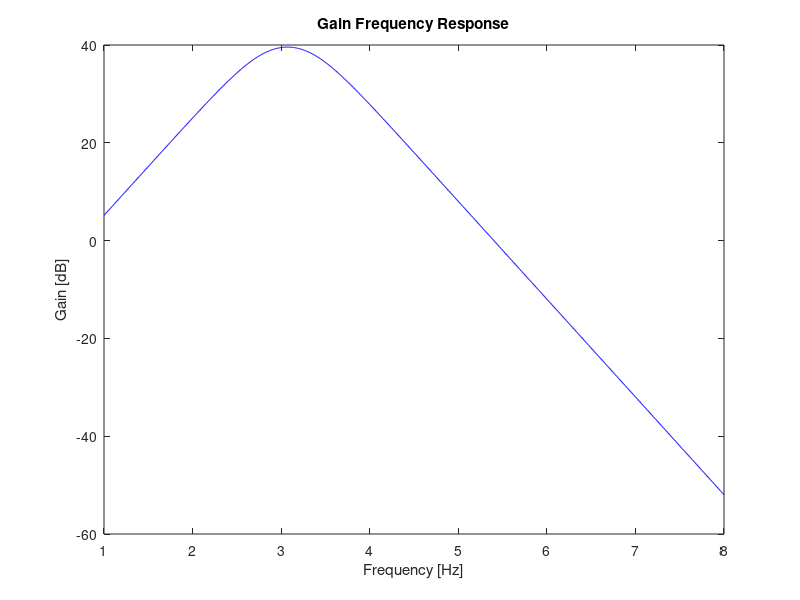
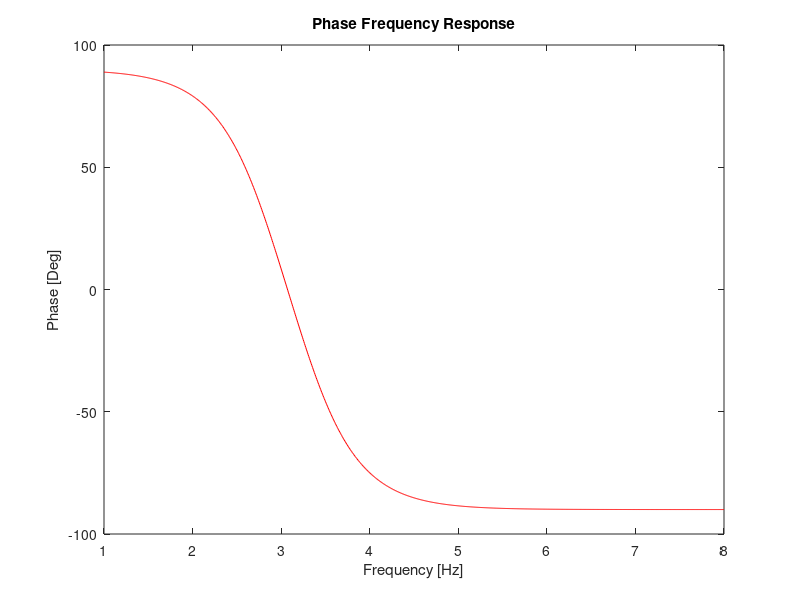

Write the MATLAB code that produced these figures, in order.
%data
C1 = 220e-9;
C2 = 82.7e-9;
R1 = 1e3;
R2 = 1e3;
R3 = 130e3;
R4 = 1e3;

%NGSpice
file51sim = fopen ("t51.cir", "w");
fprintf(file51sim,"Ngspice Sim5 \n")
fprintf(file51sim,"*----------------------------------------------------------------------------- \n \n")
fprintf(file51sim,"*To use a subcircuit, the name must begin with 'X'.  For example: \n")
fprintf(file51sim,"* X1 1 2 3 4 5 uA741 \n \n")
fprintf(file51sim,"* connections:   non-inverting input \n")
fprintf(file51sim,"*                |  inverting input \n")
fprintf(file51sim,"*                |  |  positive power supply \n")
fprintf(file51sim,"*                |  |  |  negative power supply \n")
fprintf(file51sim,"*                |  |  |  |  output \n")
fprintf(file51sim,"*                |  |  |  |  | \n")
fprintf(file51sim,".subckt uA741    1  2  3  4  5 \n \n")
fprintf(file51sim,"c1   11 12 8.661E-12 \n")
fprintf(file51sim,"c2    6  7 30.00E-12 \n")
fprintf(file51sim,"dc    5 53 dx \n")
fprintf(file51sim,"de   54  5 dx \n")
fprintf(file51sim,"dlp  90 91 dx \n")
fprintf(file51sim,"dln  92 90 dx \n")
fprintf(file51sim,"dp    4  3 dx \n")
fprintf(file51sim,"egnd 99  0 poly(2) (3,0) (4,0) 0 .5 .5 \n")
fprintf(file51sim,"fb    7 99 poly(5) vb vc ve vlp vln 0 10.61E6 -10E6 10E6 10E6 -10E6 \n")
fprintf(file51sim,"ga    6  0 11 12 188.5E-6 \n")
fprintf(file51sim,"gcm   0  6 10 99 5.961E-9 \n")
fprintf(file51sim,"iee  10  4 dc 15.16E-6 \n")
fprintf(file51sim,"hlim 90  0 vlim 1K \n")
fprintf(file51sim,"q1   11  2 13 qx \n")
fprintf(file51sim,"q2   12  1 14 qx \n")
fprintf(file51sim,"r2    6  9 100.0E3 \n")
fprintf(file51sim,"rc1   3 11 5.305E3 \n")
fprintf(file51sim,"rc2   3 12 5.305E3 \n")
fprintf(file51sim,"re1  13 10 1.836E3 \n")
fprintf(file51sim,"re2  14 10 1.836E3 \n")
fprintf(file51sim,"ree  10 99 13.19E6 \n")
fprintf(file51sim,"ro1   8  5 50 \n")
fprintf(file51sim,"ro2   7 99 100 \n")
fprintf(file51sim,"rp    3  4 18.16E3 \n")
fprintf(file51sim,"vb    9  0 dc 0 \n")
fprintf(file51sim,"vc    3 53 dc 1 \n")
fprintf(file51sim,"ve   54  4 dc 1 \n")
fprintf(file51sim,"vlim  7  8 dc 0 \n")
fprintf(file51sim,"vlp  91  0 dc 40 \n")
fprintf(file51sim,"vln   0 92 dc 40 \n")
fprintf(file51sim,".model dx D(Is=800.0E-18 Rs=1) \n")
fprintf(file51sim,".model qx NPN(Is=800.0E-18 Bf=93.75) \n")
fprintf(file51sim,".ends \n \n")
fprintf(file51sim,".options savecurrents \n \n")
fprintf(file51sim,"Vcc vcc 0 10.0 \n")
fprintf(file51sim,"Vee vee 0 -10.0 \n")
fprintf(file51sim,"Vin vin 0 0 ac 1.0 sin(0 10m 1k) \n")
fprintf(file51sim,"X1 in_p inv_in vcc vee out uA741 \n")
fprintf(file51sim,"C1 vin in_p %e \n", C1)
fprintf(file51sim,"R1 in_p 0 %e \n", R1)
fprintf(file51sim,"R3 inv_in out %e \n", R3)
fprintf(file51sim,"R4 inv_in 0 %e \n", R4)
fprintf(file51sim,"R2 out vo %e \n", R2)
fprintf(file51sim,"C2 vo 0 %e \n \n", C2)
fprintf(file51sim,".op \n")
fprintf(file51sim,".end \n \n")
fprintf(file51sim,".control \n \n")
fprintf(file51sim,"*makes plots in color \n")
fprintf(file51sim,"set hcopypscolor=0 \n")
fprintf(file51sim,"set color0=white \n")
fprintf(file51sim,"set color1=black \n")
fprintf(file51sim,"set color2=red \n")
fprintf(file51sim,"set color3=rgb:0/9/9 \n")
fprintf(file51sim,"set color4=violet \n")
fprintf(file51sim,"set color5=rgb:3/8/0 \n")
fprintf(file51sim,"set color6=rgb:4/0/0 \n \n")
fprintf(file51sim,"ac dec 10 10 100MEG \n \n");
fprintf(file51sim,"hardcopy vo1f.ps vdb(vo) \n");
fprintf(file51sim,"echo vo1f_FIG \n \n")
fprintf(file51sim,"hardcopy vo2f.ps vp(vo)*180/pi \n")
fprintf(file51sim,"echo vo2f_FIG \n \n")
fprintf(file51sim,"let Av_db = vdb(vo)-vdb(vin) \n")
fprintf(file51sim,"meas ac GainDB MAX Av_db \n \n")
fprintf(file51sim,"let Av_m = vm(vo)/vm(vin) \n")
fprintf(file51sim,"meas ac Gain MAX Av_m \n \n")
fprintf(file51sim,"let Gain3 = GainDB-3 \n \n")
fprintf(file51sim,"meas ac lowf WHEN Av_db=Gain3 \n")
fprintf(file51sim,"meas ac highf WHEN Av_db=Gain3 CROSS=LAST \n \n")
fprintf(file51sim,"let cenf = sqrt(lowf*highf) \n \n")
fprintf(file51sim,"echo %s \n", '"simulation_TAB"')
fprintf(file51sim,"echo %s \n", '"Gain = $&GainDB dB"')
fprintf(file51sim,"echo %s \n", '"Low Frequency = $&lowf Hz"')
fprintf(file51sim,"echo %s \n", '"High Frequency = $&highf Hz"')
fprintf(file51sim,"echo %s \n", '"Central Frequency = $&cenf Hz"')
fprintf(file51sim,"echo %s \n \n", '"simulation_END"')
fprintf(file51sim,"let Zin = v(vin)[20]/vin#branch[20]/(-1) \n")
fprintf(file51sim,"let Zin_r = Re(Zin) \n")
fprintf(file51sim,"let Zin_i = Im(Zin) \n")
fprintf(file51sim,"let Zin_a = abs(Zin) \n \n")
fprintf(file51sim,"echo %s \n", '"Zin_TAB"')
fprintf(file51sim,"echo %s \n", '"Zin = $&Zin_r + $&Zin_i j Ohm"')
fprintf(file51sim,"echo %s \n", '"Zin (abs) = $&Zin_a Ohm"')
fprintf(file51sim,"echo %s \n \n", '"Zin_END"')
fprintf(file51sim,"let cost = 136.66 \n")
fprintf(file51sim,"let dev_gain = abs(GainDB - 40) \n")
fprintf(file51sim,"let dev_freq = abs(cenf - 1k) \n \n")
fprintf(file51sim,"let merit = 1/(cost*(dev_gain + dev_freq +1e-6)) \n \n")
fprintf(file51sim,"echo %s \n", '"merit_TAB"')
fprintf(file51sim,"echo %s \n", '"Cost = $&cost MU"')
fprintf(file51sim,"echo %s \n", '"Gain deviation = $&dev_gain dB"')
fprintf(file51sim,"echo %s \n", '"Central frequency deviation = $&dev_freq Hz"')
fprintf(file51sim,"echo %s \n", '"Merit = $&merit"')
fprintf(file51sim,"echo %s \n \n", '"merit_END"')
fprintf(file51sim,"quit \n")
fprintf(file51sim,".endc");
fclose (file51sim);

file52sim = fopen ("t52.cir", "w");
fprintf(file52sim,"Ngspice Sim5 \n")
fprintf(file52sim,"*----------------------------------------------------------------------------- \n \n")
fprintf(file52sim,"*To use a subcircuit, the name must begin with 'X'.  For example: \n")
fprintf(file52sim,"* X1 1 2 3 4 5 uA741 \n \n")
fprintf(file52sim,"* connections:   non-inverting input \n")
fprintf(file52sim,"*                |  inverting input \n")
fprintf(file52sim,"*                |  |  positive power supply \n")
fprintf(file52sim,"*                |  |  |  negative power supply \n")
fprintf(file52sim,"*                |  |  |  |  output \n")
fprintf(file52sim,"*                |  |  |  |  | \n")
fprintf(file52sim,".subckt uA741    1  2  3  4  5 \n \n")
fprintf(file52sim,"c1   11 12 8.661E-12 \n")
fprintf(file52sim,"c2    6  7 30.00E-12 \n")
fprintf(file52sim,"dc    5 53 dx \n")
fprintf(file52sim,"de   54  5 dx \n")
fprintf(file52sim,"dlp  90 91 dx \n")
fprintf(file52sim,"dln  92 90 dx \n")
fprintf(file52sim,"dp    4  3 dx \n")
fprintf(file52sim,"egnd 99  0 poly(2) (3,0) (4,0) 0 .5 .5 \n")
fprintf(file52sim,"fb    7 99 poly(5) vb vc ve vlp vln 0 10.61E6 -10E6 10E6 10E6 -10E6 \n")
fprintf(file52sim,"ga    6  0 11 12 188.5E-6 \n")
fprintf(file52sim,"gcm   0  6 10 99 5.961E-9 \n")
fprintf(file52sim,"iee  10  4 dc 15.16E-6 \n")
fprintf(file52sim,"hlim 90  0 vlim 1K \n")
fprintf(file52sim,"q1   11  2 13 qx \n")
fprintf(file52sim,"q2   12  1 14 qx \n")
fprintf(file52sim,"r2    6  9 100.0E3 \n")
fprintf(file52sim,"rc1   3 11 5.305E3 \n")
fprintf(file52sim,"rc2   3 12 5.305E3 \n")
fprintf(file52sim,"re1  13 10 1.836E3 \n")
fprintf(file52sim,"re2  14 10 1.836E3 \n")
fprintf(file52sim,"ree  10 99 13.19E6 \n")
fprintf(file52sim,"ro1   8  5 50 \n")
fprintf(file52sim,"ro2   7 99 100 \n")
fprintf(file52sim,"rp    3  4 18.16E3 \n")
fprintf(file52sim,"vb    9  0 dc 0 \n")
fprintf(file52sim,"vc    3 53 dc 1 \n")
fprintf(file52sim,"ve   54  4 dc 1 \n")
fprintf(file52sim,"vlim  7  8 dc 0 \n")
fprintf(file52sim,"vlp  91  0 dc 40 \n")
fprintf(file52sim,"vln   0 92 dc 40 \n")
fprintf(file52sim,".model dx D(Is=800.0E-18 Rs=1) \n")
fprintf(file52sim,".model qx NPN(Is=800.0E-18 Bf=93.75) \n")
fprintf(file52sim,".ends \n \n")
fprintf(file52sim,".options savecurrents \n \n")
fprintf(file52sim,"Vcc vcc 0 10.0 \n")
fprintf(file52sim,"Vee vee 0 -10.0 \n")
fprintf(file52sim,"Vin vin 0 0  \n")
fprintf(file52sim,"X1 in_p inv_in vcc vee out uA741 \n")
fprintf(file51sim,"C1 vin in_p %e \n", C1)
fprintf(file51sim,"R1 in_p 0 %e \n", R1)
fprintf(file51sim,"R3 inv_in out %e \n", R3)
fprintf(file51sim,"R4 inv_in 0 %e \n", R4)
fprintf(file51sim,"R2 out vo %e \n", R2)
fprintf(file51sim,"C2 vo 0 %e \n \n", C2)
fprintf(file52sim,"Vout vo 0 0 ac 1.0 sin(0 10m 1k)\n \n")
fprintf(file52sim,".op \n")
fprintf(file52sim,".end \n \n")
fprintf(file52sim,".control \n \n")
fprintf(file52sim,"ac dec 10 10 100MEG \n \n")
fprintf(file52sim,"let Zo=v(vo)[20]/vout#branch[20]/(-1) \n")
fprintf(file52sim,"let Zo_r = Re(Zo) \n")
fprintf(file52sim,"let Zo_i = Im(Zo) \n")
fprintf(file52sim,"let Zo_a = abs(Zo) \n \n")
fprintf(file52sim,"echo %s \n", '"Zo_TAB"')
fprintf(file52sim,"echo %s \n", '"Zo = $&Zo_r + $&Zo_i j Ohm"')
fprintf(file52sim,"echo %s \n", '"Zo (abs) = $&Zo_a Ohm"')
fprintf(file52sim,"echo %s \n \n", '"Zo_END"')
fprintf(file52sim,"quit \n")
fprintf(file52sim,".endc")
fclose (file52sim)

%data table
datatab = fopen ("datatab.tex", "w");
fprintf(datatab, "$C_{1}$ & %e $\\mu$ F \\\\ \\hline \n \n", C1);
fprintf(datatab, "$C_{2}$ & %e $\\mu$ F \\\\ \\hline \n \n", C2);
fprintf(datatab, "$R_{1}$ & %e Ohm \\\\ \\hline \n \n", R1);
fprintf(datatab, "$R_{2}$ & %e Ohm \\\\ \\hline \n \n", R2);
fprintf(datatab, "$R_{3}$ & %e Ohm \\\\ \\hline \n \n", R3);
fprintf(datatab, "$R_{4}$ & %e Ohm \\\\ \\hline \n \n", R4);
fclose (datatab);

% f=1000 Hz
f = 1000;
w = 2*pi*f;
Zc1 = -j*1/(w*C1);
Zc2 = -j*1/(w*C2);
Zin = Zc1+R1;
Zin_abs = abs(Zin);
Zout = 1/(1/R2+1/Zc2);
Zout_abs = abs(Zout);
Va = (1+R3/R4)*R1/(R1+Zc1);
Gain = abs(Zc2/(Zc2+R2)*Va);
Gain_db = 20*log10(Gain);

% f=1000 Hz table
analysistab = fopen ("analysistab.tex", "w");
fprintf(analysistab, "$Z_{in}$  & %d+i%d  Ohm\\\\ \\hline \n \n", real(Zin), imag(Zin));
fprintf(analysistab, "$|Z_{in}|$ & %f Ohm \\\\ \\hline \n \n", Zin_abs);
fprintf(analysistab, "$Z_{out}$ & %d+i%d Ohm \\\\ \\hline \n \n", real(Zout), imag(Zout));
fprintf(analysistab, "$|Z_{out}|$ & %f Ohm \\\\ \\hline \n \n", Zout_abs);
fprintf(analysistab, "Gain & %f dB \\\\ \\hline \n \n", Gain_db);
fclose (analysistab);

% f logspace
f = logspace(1, 8, 1000);
w = 2*pi*f; 
Zc1 = -j*1./(w*C1);
Zc2 = -j*1./(w*C2);
Zi = abs(Zc1+R1);
Zo = abs(1./(1/R2+1./Zc2));
Va = (1+R3/R4).*R1./(R1+Zc1);
Gain = Zc2./(Zc2+R2).*Va;
Gain_abs = abs(Gain);
Gain_db = 20*log10(Gain_abs);
Gain_max = max(Gain_db);
phase = angle(Gain)*180/pi;

for i=1:length(Gain_db)-1
	if (Gain_db(i) < Gain_max-3 && Gain_db(i+1)>Gain_db(i))
	  lcf = f(i);
	endif
	if (Gain_db(i) > Gain_max-3 && Gain_db(i+1)<Gain_db(i))
	  hcf = f(i+1);
	endif
endfor

centerf = sqrt(lcf*hcf);
% frequency table
frequencytab = fopen ("frequencytab.tex", "w");
fprintf(frequencytab, "Low Frequency & %f Hz \\\\ \\hline \n \n", lcf);
fprintf(frequencytab, "High Frequency & %f Hz \\\\ \\hline \n \n", hcf);
fprintf(frequencytab, "Central Frequency & %f Hz \\\\ \\hline \n \n", centerf);
fclose (frequencytab);

% gain graph
gaingraph = figure ();
plot(log10(f),Gain_db,"b");
title("Gain Frequency Response");
xlabel ("Frequency [Hz]");
ylabel ("Gain [dB]");
print (gaingraph, "gain.eps", "-depsc");

% phase graph
phasegraph = figure();
plot(log10(f),phase,"r");
title("Phase Frequency Response");
xlabel("Frequency [Hz]");
ylabel("Phase [Deg]");
print(phasegraph, "phase.eps", "-depsc");
